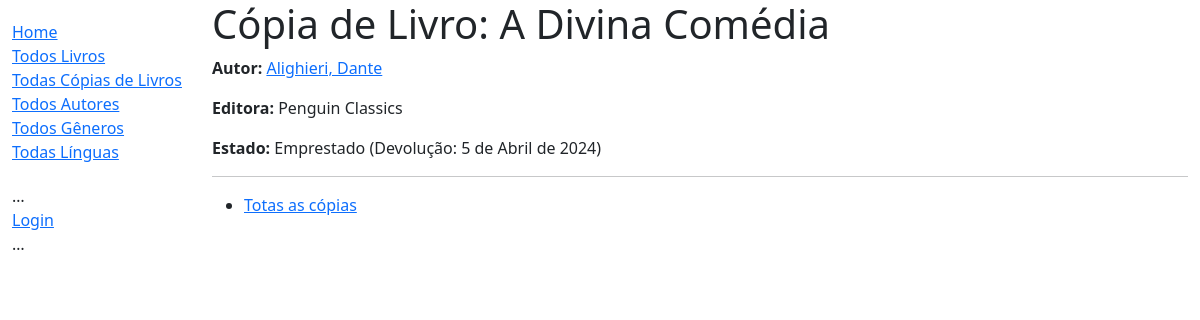
The app's page /acervo/copia/ea8a7098-3d4c-432b-9b8f-fee472298e29 with its own data.
### acervo/models.py (models this page shows, shortened)
class LivroCopia(models.Model):
    id = models.UUIDField(primary_key=True, default=uuid.uuid4,
                          help_text="ID único para uma cópia do livro disponível na biblioteca")
    livro = models.ForeignKey('Livro', on_delete=models.RESTRICT, null=True)
    editora = models.CharField(max_length=200)
    data_devolucao = models.DateField(null=True, blank=True)
    tomador = models.ForeignKey(
        settings.AUTH_USER_MODEL, on_delete=models.SET_NULL, null=True, blank=True)
    ESTADOS_EMPRESTIMO = (
        ('m', 'Manutenção'),
        ('e', 'Emprestado'),
        ('d', 'Disponível'),
        ('r', 'Reservado'),
    )
    estado = models.CharField(
        max_length=1,
        choices=ESTADOS_EMPRESTIMO,
        blank=True,
        default='m',
        help_text='Disponibilidade do Livro')
    class Meta:
        ordering = ['data_devolucao']
        permissions = (("marca_devolucao", "Marca o livro como devolvido"),)

class Livro(models.Model):
    titulo = models.CharField(max_length=200)
    autor = models.ForeignKey('Autor', on_delete=models.RESTRICT, null=True)
    descricao = models.TextField(
        max_length=1000, help_text="Breve descrição do livro")
    isbn = models.CharField('ISBN', max_length=13,
                            unique=True,
                            help_text='13 Caracteres <a href="https://www.isbn-international.org/content/what-isbn'
                                      '">ISBN number</a>')
    genero = models.ManyToManyField(
        Genero, help_text="Selecione o gênero do livro")
    lingua = models.ForeignKey(
        'Lingua', on_delete=models.SET_NULL, null=True)
    class Meta:
        ordering = ['titulo', 'autor']
    def mostra_genero(self):
        """Representação String para o gênero do livro."""
        return ', '.join([self.genero.nome for genre in self.genero.all()[:3]])
    mostra_genero.short_description = 'Genero'
    def get_absolute_url(self):
        return reverse('detalhe-livro', args=[str(self.id)])

class Autor(models.Model):
    primeiro_nome = models.CharField(max_length=100)
    sobrenome = models.CharField(max_length=100)
    data_nascimento = models.DateField(null=True, blank=True)
    data_falecimento = models.DateField('morte', null=True, blank=True)
    class Meta:
        ordering = ['sobrenome', 'primeiro_nome']
    def get_absolute_url(self):
        return reverse('detalhe-autor', args=[str(self.id)])
    def __str__(self):
        return f'{self.sobrenome}, {self.primeiro_nome}'

### acervo/views.py (the view)
# urls.py: path('copia/<uuid:pk>', views.LivroCopiaDetailView.as_view(),
class LivroCopiaDetailView(generic.DetailView):
    model = LivroCopia
    context_object_name = 'copia'
    template_name = 'acervo/detalhe_copia.html'

### acervo/templates/acervo/detalhe_copia.html (shortened to what this page needs)
{% extends "base_generic.html" %}
{% block content %}
<h1>Cópia de Livro: {{ copia.livro.titulo }}</h1>
<p><strong>Autor:</strong> <a href="{{ copia.livro.autor.get_absolute_url }}">{{ copia.livro.autor }}</a></p>
<p><strong>Editora:</strong> {{ copia.editora }}</p>
<p><strong>Estado:</strong> {{ copia.get_estado_display }} {% if copia.estado != 'd' %} (Devolução: {{copia.data_devolucao}}){% endif %}</p>
<hr>
<ul>
  <li>
    <a href="{{ copia.livro.get_absolute_url }}">Totas as cópias</a></p>
  </li>
</ul>
{% endblock %}
{% block sidebar %}
  {{ block.super }}
{% endblock %}

### records on screen
LivroCopia: livro.autor "Alighieri, Dante", editora "Penguin Classics", estado "Emprestado", data_devolucao "5 de Abril de 2024"
